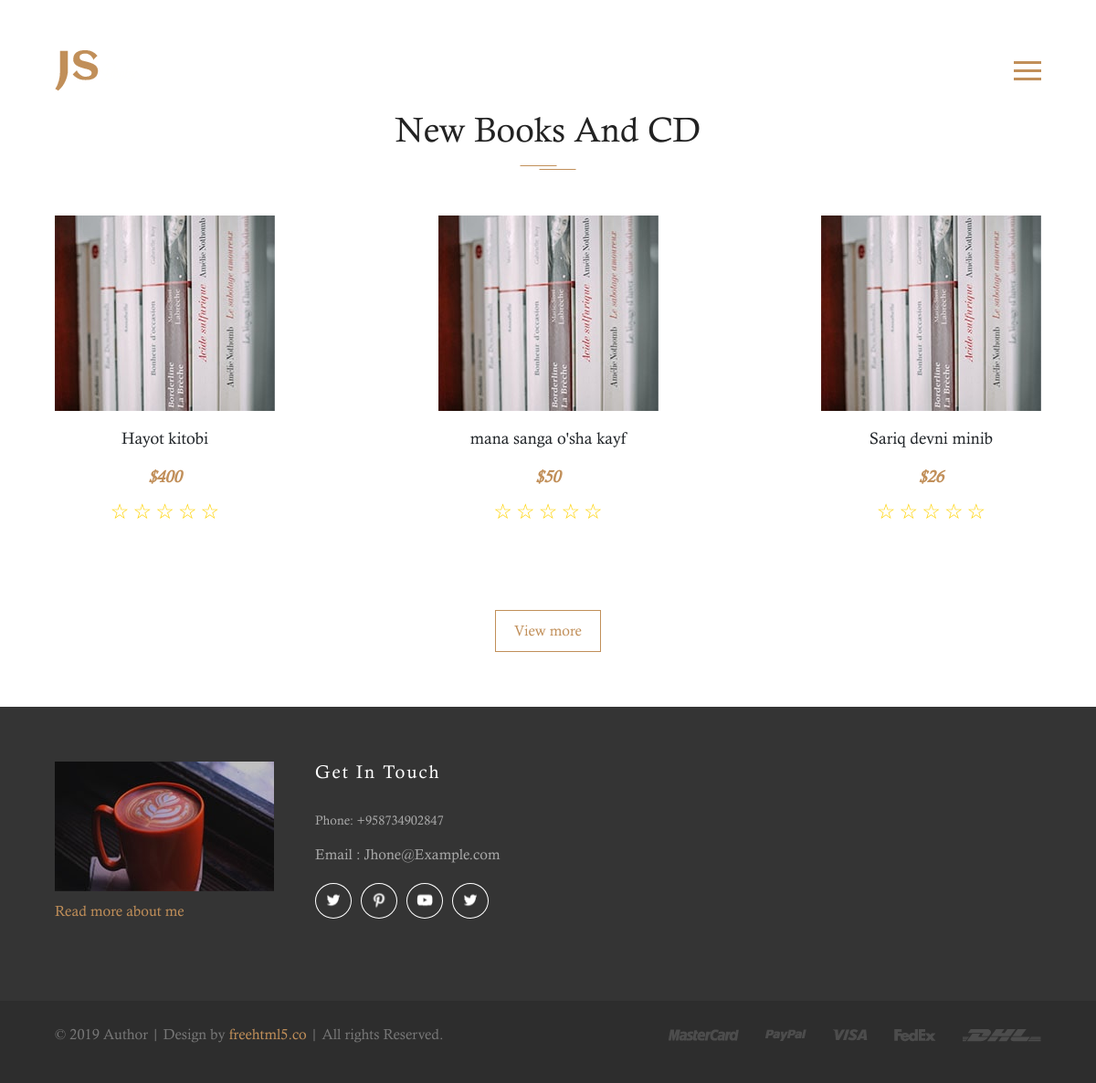
The page /books/ on the database its author committed.
### pages/models.py (models this page shows, shortened)
class Book(models.Model):
    book_name = models.CharField(max_length=50)
    photo = models.ImageField(upload_to='images/')
    price = models.PositiveIntegerField(max_length=6)
    body = models.TextField()

### pages/views.py (the view)
# urls.py: path('books/', BooksPage.as_view(), name="book"),
class BooksPage(ListView):
    model = Book
    template_name = "books.html"

### templates/books.html (shortened to what this page needs)
<!doctype html>
<html lang="en">
<head>
	<link rel="stylesheet" href="/static/css/style.css">
	<link rel="stylesheet" href="/static/css/slick.css">
    <link href="https://cdn.jsdelivr.net/npm/bootstrap@5.2.3/dist/css/bootstrap.min.css" rel="stylesheet">
</head>
<body>
	<nav class="site-navigation">
		<div class="site-navigation-inner site-container">
			<a href="/"><img src="/static/images/site-logo.png" alt="site logo"></a>
			<div id="myBtn" class="burger-container" onclick="myFunction(this)">
				<div class="bar1"></div>
				<div class="bar2"></div>
				<div class="bar3"></div>
			</div>
		</div>
	</nav>
    <br><br><br><br><br>
	<section class="fh5co-books">
		<div class="site-container">
			<h2 class="universal-h2 universal-h2-bckg">New Books And CD</h2>
			<div class="books">
                {% for kitob in object_list %}
                    <div class="single-book">
                        <a href="{% url 'book_detail' kitob.pk %}" class="single-book__img">
                            <img src="/static/images/books-1.jpg" alt="single book and cd">
                        </a>
                        <h4 class="single-book__title">{{kitob.book_name}}</h4>
                        <span class="single-book__price">${{kitob.price}}</span>
                        <div class="rating">
                            <span>&#9734;</span>
                            <span>&#9734;</span>
                            <span>&#9734;</span>
                            <span>&#9734;</span>
                            <span>&#9734;</span>
                        </div>
                    </div>
                {% endfor %}
			</div>
			<div class="books-brand-button">
				<a href="#" class="brand-button">View more</a>
			</div>
		</div>
	</section>
	<footer class="site-footer">
		<div class="site-container">
			<div class="footer-inner">
				<div class="footer-info">
					<div class="footer-info__left">
						<img src="/static/images/footer-img.jpg" alt="about me image">
						<p>Read more about me</p>
					</div>
					<div class="footer-info__right">
						<h5>Get In Touch</h5>
						<p class="footer-phone">Phone: +958734902847</p>
						<p>Email : Jhone@Example.com</p>
						<div class="social-icons">
							<a href="#" target="_blank"><img src="/static/images/social-twitter.png" alt="social icon"></a>
							<a href="#" target="_blank"><img src="/static/images/social-pinterest.png" alt="social icon"></a>
							<a href="#" target="_blank"><img src="/static/images/social-youtube.png" alt="social icon"></a>
							<a href="#" target="_blank"><img src="/static/images/social-twitter.png" alt="social icon"></a>
						</div>
					</div>
				</div>
			</div>
		</div>
		<div class="footer-bottom">
			<div class="site-container footer-bottom-inner">
				<p>© 2019 Author | Design by <a href="https://freehtml5.co/" target="_blank">freehtml5.co</a> | All rights Reserved.</p>
				<div class="footer-bottom__img">
					<img src="/static/images/footer-mastercard.png" alt="footer image">
					<img src="/static/images/footer-paypal.png" alt="footer image">
					<img src="/static/images/footer-visa.png" alt="footer image">
					<img src="/static/images/footer-fedex.png" alt="footer image">
					<img src="/static/images/footer-dhl.png" alt="footer image">
				</div>
			</div>
		</div>
	</footer>

### static/css/style.css (style rules this page uses)
* { margin: 0; padding: 0; font-family: "Calisto-MT"; }
.site-container { width: 1115px; margin: 0 auto; }
@media (max-width: 1250px) { .site-container { width: 90%; } }
.universal-h2 { font-size: 48px; text-align: center; color: #222; }
@media (max-width: 1250px) { .universal-h2 { font-size: 38px; } }
.universal-h2-bckg { background-image: url("../images/double-line.svg"); background-repeat: no-repeat; background-position: center bottom; }
.site-navigation { position: absolute; top: 4.6%; width: 100%; z-index: 2; }
.site-navigation-inner { display: flex; align-items: center; justify-content: space-between; }
.burger-container { cursor: pointer; z-index: 3; }
.bar1, .bar2, .bar3 { width: 30px; height: 3px; background-color: #c18f59; margin: 6px 0; transition: 0.4s; }
.brand-button { display: inline-block; padding: 10px 20px; font-size: 11px; text-transform: uppercase; text-decoration: none; color: #c18f59; border: 1px solid #fff; transition: 0.3s ease; }
.fh5co-books { margin-bottom: 122px; }
.fh5co-books .universal-h2 { margin-bottom: 50px; padding-bottom: 20px; }
.fh5co-books .books-brand-button { text-align: center; }
.fh5co-books .books-brand-button .brand-button { font-size: 16px; text-transform: none; border-color: #c18f59; }
@media (max-width: 1250px) { .fh5co-books { margin-bottom: 60px; } }
.books { display: flex; justify-content: space-between; flex-wrap: wrap; margin-bottom: 70px; }
.single-book { margin-bottom: 20px; text-align: center; }
.single-book .single-book__img { position: relative; display: block; font-size: 0; }
.single-book .single-book__title { margin: 19px 0 18px; font-size: 18px; }
.single-book .single-book__price { font-size: 18px; font-weight: 600; font-style: italic; color: #c18f59; }
@media (max-width: 1250px) { .single-book { margin-right: 10px; } }
@media (max-width: 1250px) { .single-book:last-child { margin-right: 0; } }
.rating { margin-top: 8px; unicode-bidi: bidi-override; direction: rtl; }
.rating span { font-size: 23px; color: #ffd200; cursor: pointer; }
.social-icons a { position: relative; border: 1px solid white; border-radius: 50%; padding: 13px 23px; margin-right: 10px; transition: 0.3s ease; }
.social-icons img { position: absolute; left: 50%; top: 50%; transform: translate(-50%, -50%); }
.site-footer { padding-top: 120px; background-color: #343434; }
@media (max-width: 1250px) { .site-footer { padding-top: 60px; } }
.footer-inner { display: flex; justify-content: space-between; padding-bottom: 95px; }
.footer-inner h5 { margin-bottom: 30px; font-size: 20px; letter-spacing: 2px; color: #fff; }
@media (max-width: 1250px) { .footer-inner { padding-bottom: 50px; flex-direction: column; align-items: center; } }
.footer-info { width: 50%; display: flex; }
.footer-info .footer-info__left { margin-right: 45px; }
.footer-info .footer-info__left img { margin-bottom: 10px; }
.footer-info .footer-info__left p { color: #c18f59; }
.footer-info .footer-info__right p { margin-bottom: 15px; color: #aaa; }
.footer-info .footer-info__right .footer-phone { font-size: 14px; }
.footer-info .footer-info__right .social-icons { margin-top: 27px; }
.footer-info .footer-info__right .social-icons a { padding: 9px 19px; }
@media (max-width: 1250px) { .footer-info { width: 100%; margin-bottom: 20px; } }
.footer-bottom { padding: 25px 0; background-color: #2d2d2d; }
.footer-bottom-inner { display: flex; justify-content: space-between; }
.footer-bottom-inner p { color: #777; }
.footer-bottom-inner a { color: #c18f59; text-decoration: none; transition: 0.3s ease; }
.footer-bottom-inner .footer-bottom__img img { margin-right: 25px; }
.footer-bottom-inner .footer-bottom__img img:last-child { margin-right: 0; }

### rows shown on the page
Book: book_name "Hayot kitobi", price "400"
Book: book_name "mana sanga o'sha kayf", price "50"
Book: book_name "Sariq devni minib", price "26"
